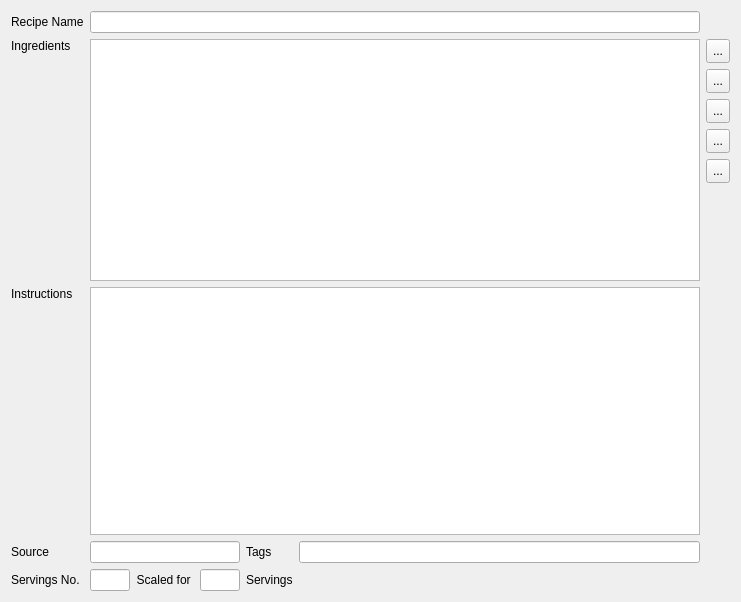
<?xml version="1.0" encoding="UTF-8"?>
<ui version="4.0">
 <class>QtRecipeEditUi</class>
 <widget class="QWidget" name="QtRecipeEditUi">
  <property name="geometry">
   <rect>
    <x>0</x>
    <y>0</y>
    <width>741</width>
    <height>602</height>
   </rect>
  </property>
  <property name="windowTitle">
   <string>Form</string>
  </property>
  <layout class="QGridLayout" name="gridLayout">
   <item row="0" column="0">
    <widget class="QLabel" name="label">
     <property name="text">
      <string>Recipe Name</string>
     </property>
    </widget>
   </item>
   <item row="0" column="1" colspan="5">
    <widget class="QLineEdit" name="m_recipeTitle"/>
   </item>
   <item row="1" column="0">
    <widget class="QLabel" name="label_2">
     <property name="text">
      <string>Ingredients</string>
     </property>
    </widget>
   </item>
   <item row="1" column="1" rowspan="2" colspan="5">
    <widget class="QTreeView" name="ingredientsList">
     <property name="font">
      <font>
       <pointsize>10</pointsize>
      </font>
     </property>
     <property name="styleSheet">
      <string/>
     </property>
     <property name="editTriggers">
      <set>QAbstractItemView::DoubleClicked|QAbstractItemView::EditKeyPressed|QAbstractItemView::SelectedClicked</set>
     </property>
     <property name="alternatingRowColors">
      <bool>false</bool>
     </property>
    </widget>
   </item>
   <item row="1" column="6" rowspan="2">
    <layout class="QVBoxLayout" name="verticalLayout">
     <item>
      <widget class="QToolButton" name="deleteBtn">
       <property name="minimumSize">
        <size>
         <width>24</width>
         <height>24</height>
        </size>
       </property>
       <property name="text">
        <string>...</string>
       </property>
       <property name="icon">
        <iconset resource="../ui/qtres.qrc">
         <normaloff>:/image/DeleteIngredient</normaloff>:/image/DeleteIngredient</iconset>
       </property>
      </widget>
     </item>
     <item>
      <widget class="QToolButton" name="toolButton_2">
       <property name="minimumSize">
        <size>
         <width>24</width>
         <height>24</height>
        </size>
       </property>
       <property name="text">
        <string>...</string>
       </property>
      </widget>
     </item>
     <item>
      <widget class="QToolButton" name="toolButton_4">
       <property name="minimumSize">
        <size>
         <width>24</width>
         <height>24</height>
        </size>
       </property>
       <property name="text">
        <string>...</string>
       </property>
      </widget>
     </item>
     <item>
      <widget class="QToolButton" name="toolButton_3">
       <property name="minimumSize">
        <size>
         <width>24</width>
         <height>24</height>
        </size>
       </property>
       <property name="text">
        <string>...</string>
       </property>
      </widget>
     </item>
     <item>
      <widget class="QToolButton" name="toolButton_5">
       <property name="minimumSize">
        <size>
         <width>24</width>
         <height>24</height>
        </size>
       </property>
       <property name="text">
        <string>...</string>
       </property>
      </widget>
     </item>
     <item>
      <spacer name="verticalSpacer_3">
       <property name="orientation">
        <enum>Qt::Vertical</enum>
       </property>
       <property name="sizeHint" stdset="0">
        <size>
         <width>20</width>
         <height>40</height>
        </size>
       </property>
      </spacer>
     </item>
    </layout>
   </item>
   <item row="2" column="0">
    <spacer name="verticalSpacer">
     <property name="orientation">
      <enum>Qt::Vertical</enum>
     </property>
     <property name="sizeHint" stdset="0">
      <size>
       <width>59</width>
       <height>177</height>
      </size>
     </property>
    </spacer>
   </item>
   <item row="3" column="0">
    <widget class="QLabel" name="label_3">
     <property name="text">
      <string>Instructions</string>
     </property>
    </widget>
   </item>
   <item row="3" column="1" rowspan="2" colspan="5">
    <widget class="QTextEdit" name="m_instructions"/>
   </item>
   <item row="4" column="0">
    <spacer name="verticalSpacer_2">
     <property name="orientation">
      <enum>Qt::Vertical</enum>
     </property>
     <property name="sizeHint" stdset="0">
      <size>
       <width>59</width>
       <height>177</height>
      </size>
     </property>
    </spacer>
   </item>
   <item row="5" column="0">
    <widget class="QLabel" name="label_4">
     <property name="text">
      <string>Source</string>
     </property>
    </widget>
   </item>
   <item row="5" column="1" colspan="3">
    <widget class="QLineEdit" name="m_source"/>
   </item>
   <item row="5" column="4">
    <widget class="QLabel" name="label_5">
     <property name="text">
      <string>Tags</string>
     </property>
    </widget>
   </item>
   <item row="5" column="5">
    <widget class="QLineEdit" name="m_tagsTxt"/>
   </item>
   <item row="6" column="0">
    <widget class="QLabel" name="label_6">
     <property name="text">
      <string>Servings No.</string>
     </property>
    </widget>
   </item>
   <item row="6" column="1">
    <widget class="QLineEdit" name="m_servings">
     <property name="sizePolicy">
      <sizepolicy hsizetype="Fixed" vsizetype="Fixed">
       <horstretch>0</horstretch>
       <verstretch>0</verstretch>
      </sizepolicy>
     </property>
     <property name="maximumSize">
      <size>
       <width>40</width>
       <height>16777215</height>
      </size>
     </property>
    </widget>
   </item>
   <item row="6" column="2">
    <widget class="QLabel" name="label_7">
     <property name="text">
      <string>Scaled for </string>
     </property>
     <property name="alignment">
      <set>Qt::AlignRight|Qt::AlignTrailing|Qt::AlignVCenter</set>
     </property>
    </widget>
   </item>
   <item row="6" column="3">
    <widget class="QLineEdit" name="m_scaledServings">
     <property name="sizePolicy">
      <sizepolicy hsizetype="Fixed" vsizetype="Fixed">
       <horstretch>0</horstretch>
       <verstretch>0</verstretch>
      </sizepolicy>
     </property>
     <property name="maximumSize">
      <size>
       <width>40</width>
       <height>16777215</height>
      </size>
     </property>
    </widget>
   </item>
   <item row="6" column="4">
    <widget class="QLabel" name="label_8">
     <property name="text">
      <string>Servings</string>
     </property>
    </widget>
   </item>
  </layout>
 </widget>
 <resources>
  <include location="../ui/qtres.qrc"/>
 </resources>
 <connections/>
</ui>
